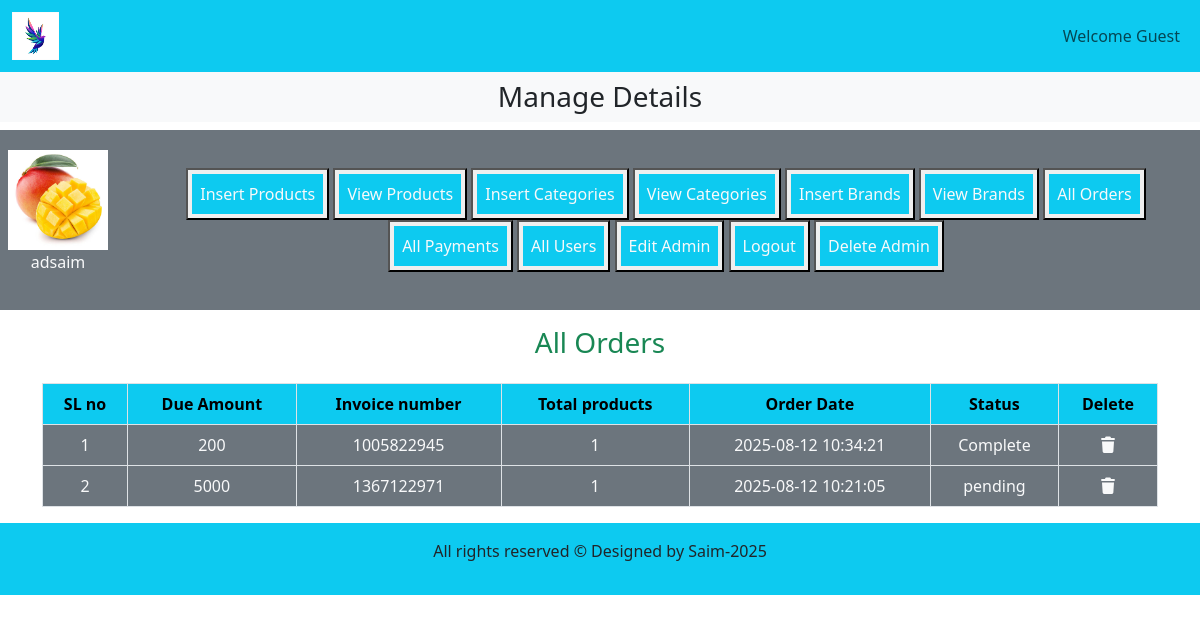
/admin_area/index.php?all_orders (signed in), run on the app's committed database.
### tables this page shows
CREATE TABLE `user_orders` (
  `order_id` int(11) NOT NULL,
  `user_id` int(11) NOT NULL,
  `amount_due` int(255) NOT NULL,
  `invoice_number` int(255) NOT NULL,
  `total_products` int(255) NOT NULL,
  `order_date` timestamp NOT NULL DEFAULT current_timestamp() ON UPDATE current_timestamp(),
  `order_status` varchar(255) NOT NULL
);

### admin_area/all_orders.php (the view, shortened to what this page needs)
<h3 class="text-center text-success">All Orders</h3>
<table class="table table-bordered mt-4 text-center">
    <thead class="table_head">
        <?php
            $get_orders="SELECT * FROM `user_orders`";
            $result=mysqli_query($con, $get_orders);
            $row_count=mysqli_num_rows($result);
            if($row_count==0) {
                echo "<h2 class='text-danger text-center mt-5'>No orders yet</h2>";
            }
            else {
                echo "
                    <tr>
                    <th>SL no</th>
                    <th>Due Amount</th>
                    <th>Invoice number</th>
                    <th>Total products</th>
                    <th>Order Date</th>
                    <th>Status</th>
                    <th>Delete</th>
                    </tr>
                    </thead>
                    <tbody class='table_body'>
                ";
                $number=0;
                while($row_data=mysqli_fetch_assoc($result)) {
                    $order_id=$row_data['order_id'];
                    $amount_due=$row_data['amount_due'];
                    $invoice_number=$row_data['invoice_number'];
                    $total_products=$row_data['total_products'];
                    $order_date=$row_data['order_date'];
                    $order_status=$row_data['order_status'];
                    $number++;
                    echo "
                        <tr>
                            <td>$number</td>
                            <td>$amount_due</td>
                            <td>$invoice_number</td>
                            <td>$total_products</td>
                            <td>$order_date</td>
                            <td>$order_status</td>
                            <td><a href='index.php?delete_order=$order_id' class='text-light'><i class='fa-solid fa-trash'></i></a></td>
                        </tr>
                    ";
                }
            }
        ?>
    </tbody>
</table>

### admin_area/index.php (shortened to what this page needs)
<!DOCTYPE html>
<html lang="en">
<head>
    <link href="https://cdn.jsdelivr.net/npm/bootstrap@5.3.7/dist/css/bootstrap.min.css" rel="stylesheet">
    <link rel="stylesheet" href="https://cdnjs.cloudflare.com/ajax/libs/font-awesome/7.0.0/css/all.min.css" />
    <link rel = "stylesheet" href = "../style.css">
</head>
<body>
    <div class="container-fluid p-0">
        <nav class="navbar navbar-expand-lg navbar-light bg-info">
            <div class="container-fluid">
                <img src="../images/logo.png" alt="" class="logo">
                <nav class="navbar navbar-expand-lg">
                    <ul class="navbar-nav">
                        <li class="nav-item">
                            <a href="#" class="nav-link">Welcome Guest</a>
                        </li>
                    </ul>
                </nav>
            </div>
        </nav>
        <div class="bg-light">
            <h3 class="text-center p-2">Manage Details</h3>
        </div>
        <div class="row">
            <div class="col-md-12 bg-secondary p-1 d-flex align-items-center">
                <div class="p-3">
                    <a href="#"><img src="../images/mango.jpg" alt="Admin Profile" class="admin_image"></a>
                    <p class="text-light text-center"><?= htmlspecialchars($_SESSION['username']) ?></p>
                </div>
                <div class="button text-center">
                    <button><a href="insert_product.php" class="nav-link text-light bg-info m-1 p-2">Insert Products</a></button>
                    <button><a href="index.php?view_products" class="nav-link text-light bg-info m-1 p-2">View Products</a></button>
                    <button><a href="index.php?insert_categories" class="nav-link text-light bg-info m-1 p-2">Insert Categories</a></button>
                    <button><a href="index.php?view_categories" class="nav-link text-light bg-info m-1 p-2">View Categories</a></button>
                    <button><a href="index.php?insert_brands" class="nav-link text-light bg-info m-1 p-2">Insert Brands</a></button>
                    <button><a href="index.php?view_brands" class="nav-link text-light bg-info m-1 p-2">View Brands</a></button>
                    <button><a href="index.php?all_orders" class="nav-link text-light bg-info m-1 p-2">All Orders</a></button>
                    <button><a href="index.php?all_payments" class="nav-link text-light bg-info m-1 p-2">All Payments</a></button>
                    <button><a href="index.php?all_users" class="nav-link text-light bg-info m-1 p-2">All Users</a></button>
                    <button><a href="index.php?edit_admin" class="nav-link text-light bg-info m-1 p-2">Edit Admin</a></button>
                    <button><a href="index.php?admin_logout" class="nav-link text-light bg-info m-1 p-2">Logout</a></button>
                    <button><a href="index.php?delete_admin" class="nav-link text-light bg-info m-1 p-2">Delete Admin</a></button>
                </div>
            </div>
        </div>
        <div class="container my-3">
            <?php
                $allowed_pages = [
                    'view_products', 'edit_products', 'delete_products',
                    'insert_categories', 'view_categories', 'edit_category', 'delete_category',
                    'insert_brands', 'view_brands', 'edit_brand', 'delete_brand',
                    'all_orders', 'delete_order', 'all_payments', 'delete_payment',
                    'all_users', 'delete_user', 'edit_admin', 'admin_logout', 'delete_admin'
                ];
                foreach ($allowed_pages as $page) {
                    if (isset($_GET[$page])) {
                        include("$page.php");
                        break;
                    }
                }
            ?>
        </div>
        <?php
            include("../includes/footer.php")
        ?>
    </div>
</body>
</html>

### style.css (style rules this page uses)
* { padding: 0; margin: 0; box-sizing: border-box; }
.logo { width:4%; height:2%; }
.admin_image { width: 100px; object-fit: contain; }

### admin_area/index.php (style rules this page uses)
* { padding: 0; margin: 0; box-sizing: border-box; }
body { overflow-x: hidden; }
.logo { width:4%; height:2%; }
.table_head th { background-color: var(--bs-info); }
.table_body td { background-color: var(--bs-secondary); color: var(--bs-light); }

### data on the page
user_orders: amount_due "200", invoice_number "1005822945", total_products "1", order_date "2025-08-12 10:34:21", order_status "Complete"
user_orders: amount_due "5000", invoice_number "1367122971", total_products "1", order_date "2025-08-12 10:21:05", order_status "pending"

### other printed values
$_SESSION['username'] "adsaim"
